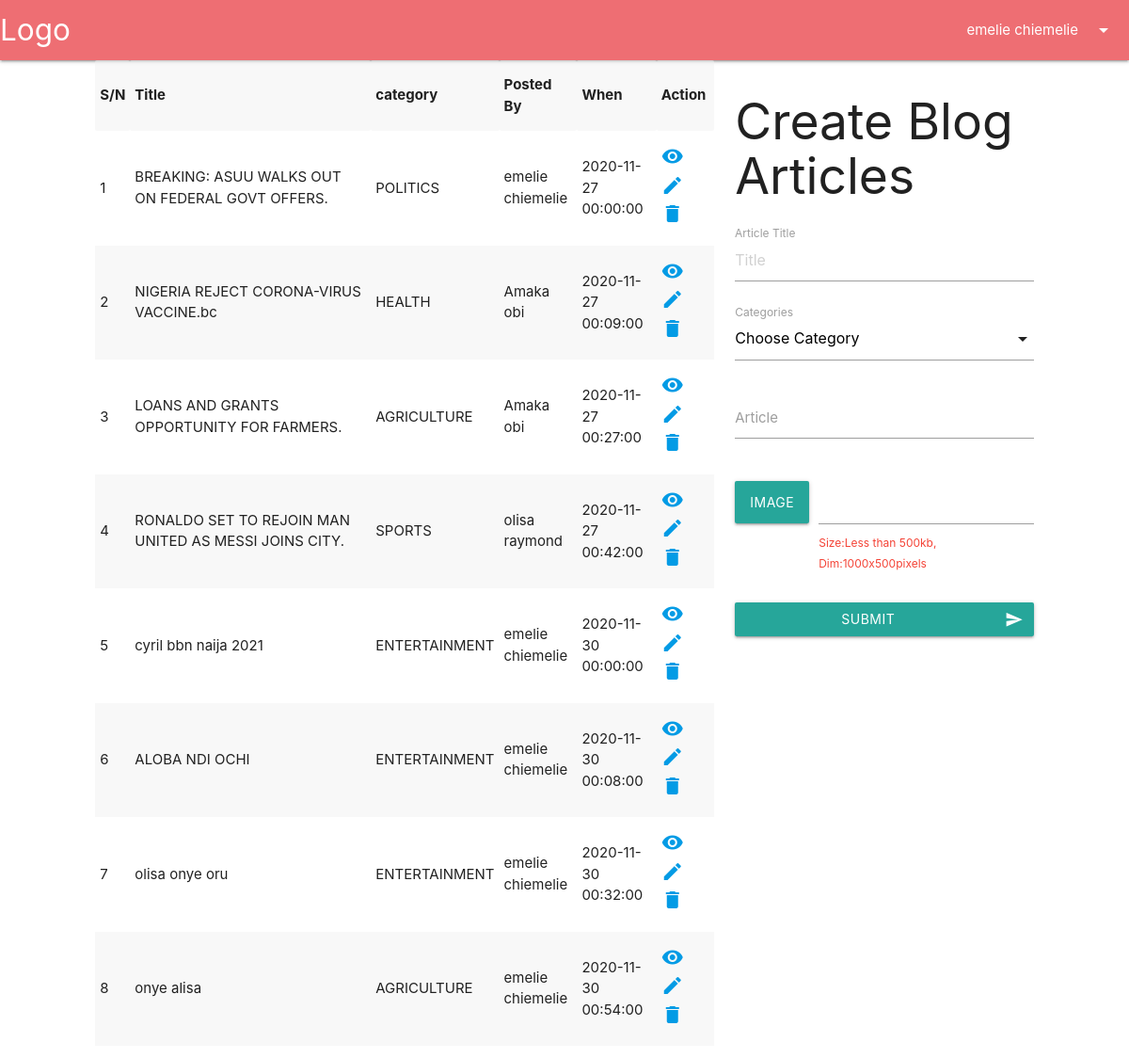
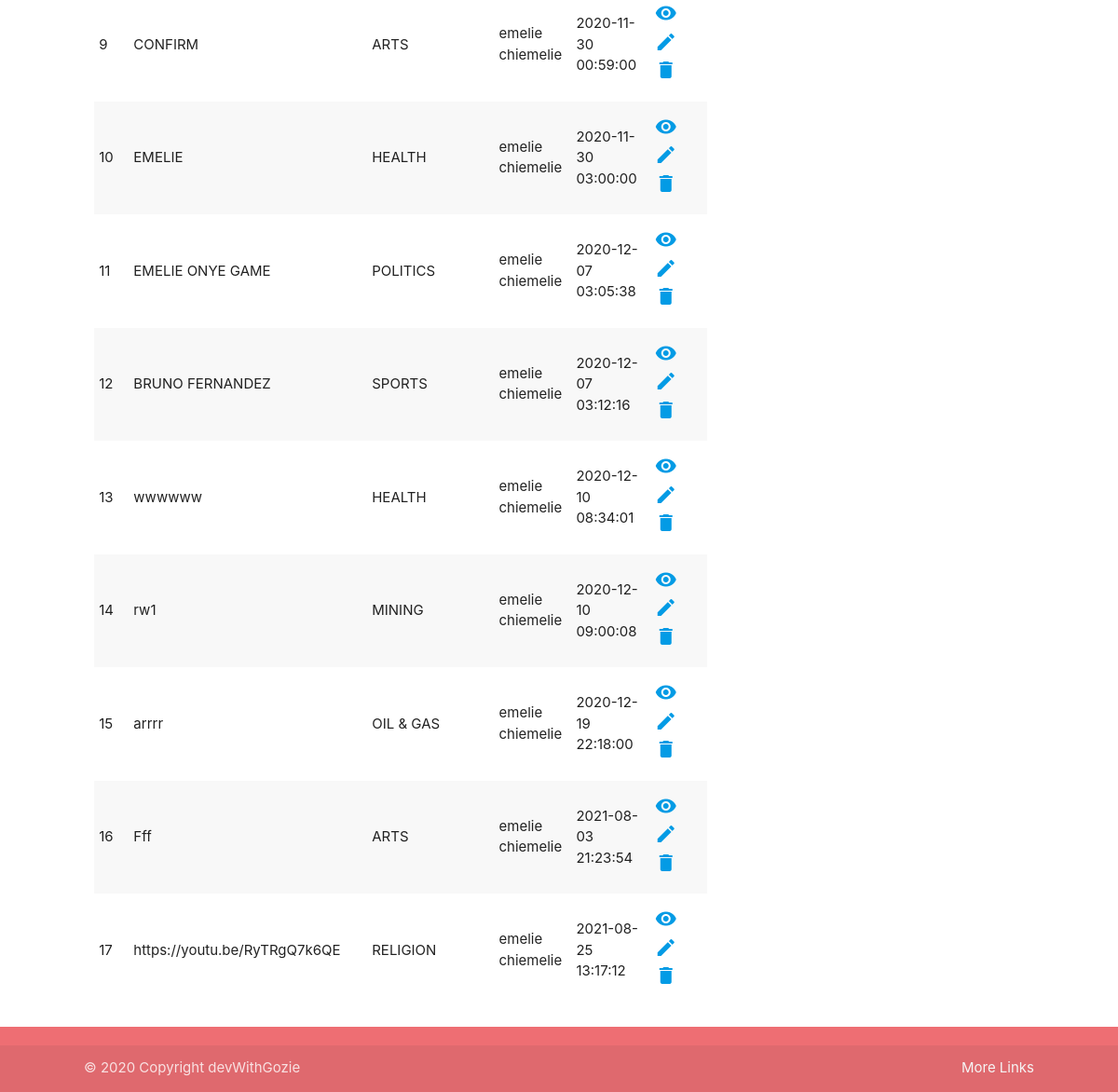
The app's page /phpTut8/server/dash.php (signed in) with its own data (2 pictures, top to bottom).
### tables this page shows
CREATE TABLE `articles` (
  `id` int(11) UNSIGNED NOT NULL,
  `title` varchar(100) NOT NULL,
  `article` text NOT NULL,
  `userId` int(11) NOT NULL,
  `catId` int(3) NOT NULL,
  `datePosted` datetime NOT NULL DEFAULT CURRENT_TIMESTAMP,
  `fileName` varchar(75) DEFAULT NULL
);

CREATE TABLE `categories` (
  `id` int(3) UNSIGNED NOT NULL,
  `category` varchar(100) NOT NULL
);

CREATE TABLE `users` (
  `id` int(11) UNSIGNED NOT NULL,
  `firstname` varchar(30) NOT NULL,
  `lastname` varchar(30) NOT NULL,
  `email` varchar(50) NOT NULL,
  `othername` varchar(30) DEFAULT NULL,
  `password` varchar(32) DEFAULT NULL,
  `gender` enum('M','F') NOT NULL,
  `stateId` int(3) NOT NULL,
  `dateCreated` date NOT NULL
);

### phpTut8/server/dash.php (the view, shortened to what this page needs)
<?php
    if(isset($_SESSION['loggedIn'])) {
        include 'partials/serverHeader.php';
        require '../../phpTutsDBConfig.php';
?>
    <div class="container">
        <div class="row">
            <div class="col l8">
                <?php
                    $res1 = $db->query('SELECT articles.id, articles.article, articles.datePosted, articles.title, users.firstname, users.lastname, categories.id AS catId,  categories.category FROM articles, users, categories WHERE articles.userId = users.id AND articles.catId = categories.id');
                    $nmRws1 = $res1->num_rows;
                        echo '<table class="striped">
                                <tr>
                                    <th>S/N</th>
                                    <th>Title</th>
                                    <th>category</th>
                                    <th>Posted By</th>
                                    <th>When</th>
                                    <th>Action</th>
                                </tr>';
                        if($nmRws1 > 0){
                            $a = 1;
                            while($rw1 = $res1->fetch_assoc()){
                                echo '<tr>
                                        <td>'.$a.'</td>
                                        <td>'.$rw1['title'].'</td>
                                        <td>'.$rw1['category'].'</td>
                                        <td>'.$rw1['firstname'].' '.$rw1['lastname'].'</td>
                                        <td>'.$rw1['datePosted'].'</td>
                                        <td data-id="'.$rw1['id'].'" data-title="'.$rw1['title'].'" data-article="'.$rw1['article'].'" data-catId="'.$rw1['catId'].'">
                                            <a href="../singleArticle.php?articleId='.$rw1['id'].'"><i class="material-icons">visibility</i></a>
                                            <a href="#" class="showEditBlogModal"><i class="material-icons">edit</i></a>
                                            <a href="#" class="showDeleteBlogModal"><i class="material-icons">delete</i></a>
                                        </td>
                                    </tr>';
                                $a++;
                            }
                        } else {
                            echo '<tr><td colspan="6">No blog article created yet.</td></tr>';
                        }
                        echo '</table>';
                ?>
            </div>
            <div class="col l4">
                <h2>Create Blog Articles</h2>
                <form action="articlesController.php" method="POST" id="makeArticle" enctype="multipart/form-data">
                    <div class="row">
                        <div class="input-field col s12">
                            <input placeholder="Title" id="articleTitle" type="text" class="validate" data-length="100">
                            <label for="articleTitle">Article Title</label>
                        </div>
                        <div class="input-field col s12">
                            <label>Categories</label>
                        </div>
                        <div class="input-field col s12">
                            <textarea id="article" class="materialize-textarea"></textarea>
                            <label for="article">Article</label>
                        </div>
                        <div class="file-field input-field col s12">
                            <div class="btn">
                                <span>Image</span>
                            </div>
                            <div class="file-path-wrapper">
                                <input class="file-path validate" type="text" required>
                                <label class="red-text">Size:Less than 500kb, Dim:1000x500pixels</label>
                            </div>
                        </div>
                        <div class="input-field col s12">
                            <button class="btn waves-effect waves-light col s12" type="submit">Submit
                                <i class="material-icons right">send</i>
                            </button>
                        </div>
                    </div>
                </form>
            </div>
            <div class="col l6">
            </div>
        </div>
    </div>
<?php
        include 'partials/serverFooter.php';
    } else {
        header('location: ../index.php');
    }
?>

### phpTut8/css/jbTut.css (style rules this page uses)
:root { --jbForum:#22075c; --primary:#05660d; }
.container { width: 85%; }

### records on screen
articles: title "BREAKING: ASUU WALKS OUT ON FEDERAL GOVT OFFERS.", categories.category "POLITICS", userId.firstname "emelie", userId.lastname "chiemelie", datePosted "2020-11-27 00:00:00"
articles: title "NIGERIA REJECT CORONA-VIRUS VACCINE.bc", categories.category "HEALTH", userId.firstname "Amaka", userId.lastname "obi", datePosted "2020-11-27 00:09:00"
articles: title "LOANS AND GRANTS OPPORTUNITY FOR FARMERS.", categories.category "AGRICULTURE", userId.firstname "Amaka", userId.lastname "obi", datePosted "2020-11-27 00:27:00"
articles: title "RONALDO SET TO REJOIN MAN UNITED AS MESSI JOINS CITY.", categories.category "SPORTS", userId.firstname "olisa", userId.lastname "raymond", datePosted "2020-11-27 00:42:00"
articles: title "cyril bbn naija 2021", categories.category "ENTERTAINMENT", userId.firstname "emelie", userId.lastname "chiemelie", datePosted "2020-11-30 00:00:00"
articles: title "ALOBA NDI OCHI", categories.category "ENTERTAINMENT", userId.firstname "emelie", userId.lastname "chiemelie", datePosted "2020-11-30 00:08:00"
articles: title "olisa onye oru", categories.category "ENTERTAINMENT", userId.firstname "emelie", userId.lastname "chiemelie", datePosted "2020-11-30 00:32:00"
articles: title "onye alisa", categories.category "AGRICULTURE", userId.firstname "emelie", userId.lastname "chiemelie", datePosted "2020-11-30 00:54:00"
articles: title "CONFIRM", categories.category "ARTS", userId.firstname "emelie", userId.lastname "chiemelie", datePosted "2020-11-30 00:59:00"
articles: title "EMELIE", categories.category "HEALTH", userId.firstname "emelie", userId.lastname "chiemelie", datePosted "2020-11-30 03:00:00"
articles: title "EMELIE ONYE GAME", categories.category "POLITICS", userId.firstname "emelie", userId.lastname "chiemelie", datePosted "2020-12-07 03:05:38"
articles: title "BRUNO FERNANDEZ", categories.category "SPORTS", userId.firstname "emelie", userId.lastname "chiemelie", datePosted "2020-12-07 03:12:16"
articles: title "wwwwww", categories.category "HEALTH", userId.firstname "emelie", userId.lastname "chiemelie", datePosted "2020-12-10 08:34:01"
articles: title "rw1", categories.category "MINING", userId.firstname "emelie", userId.lastname "chiemelie", datePosted "2020-12-10 09:00:08"
articles: title "arrrr", categories.category "OIL & GAS", userId.firstname "emelie", userId.lastname "chiemelie", datePosted "2020-12-19 22:18:00"
articles: title "Fff", categories.category "ARTS", userId.firstname "emelie", userId.lastname "chiemelie", datePosted "2021-08-03 21:23:54"
articles: title "https://youtu.be/RyTRgQ7k6QE", categories.category "RELIGION", userId.firstname "emelie", userId.lastname "chiemelie", datePosted "2021-08-25 13:17:12"

### other values on screen
$names "emelie chiemelie"
